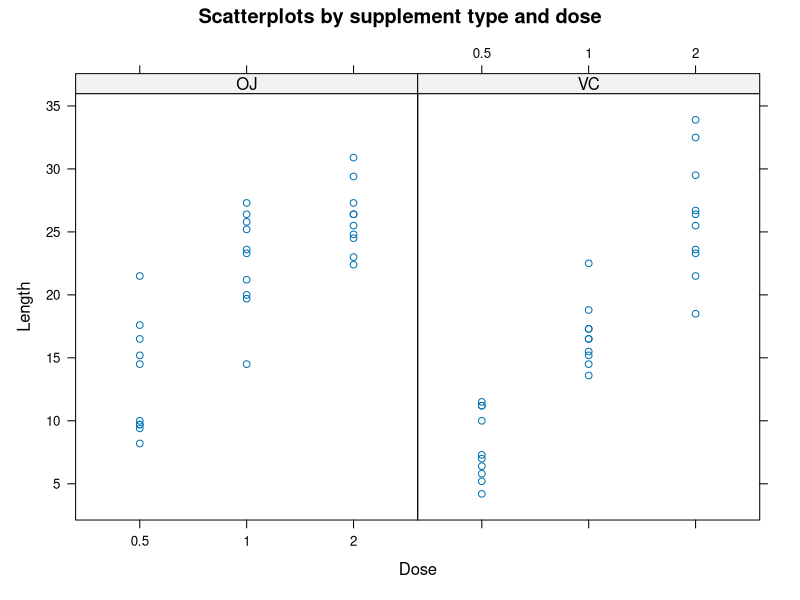
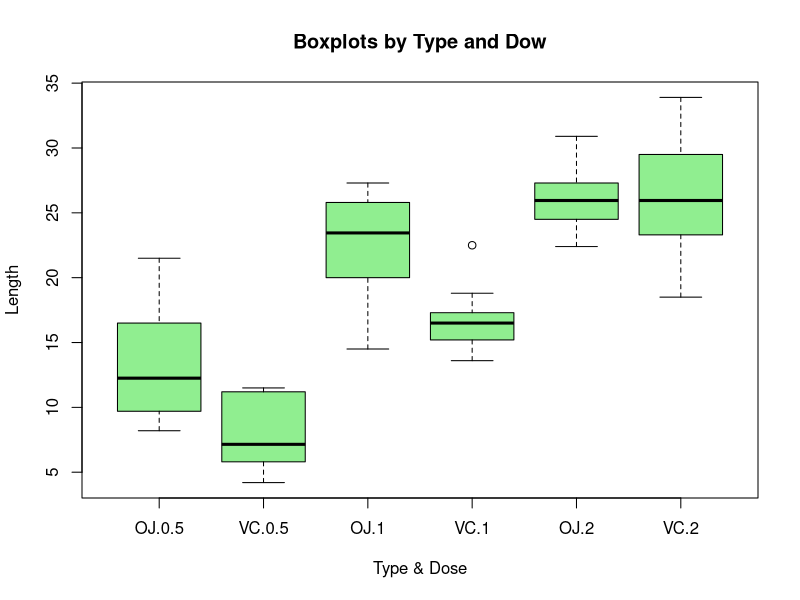

Generate these figures, in order, with R: (Note: this script raises an error after producing the figures.)
## ---- chunk 1
data(ToothGrowth)
ToothGrowth$dose<-as.factor(ToothGrowth$dose)
head(ToothGrowth,3)
str(ToothGrowth)
## ---- chunk 2
library(lattice)
xyplot(len~dose|supp, ToothGrowth,
       main="Scatterplots by supplement type and dose", 
       ylab="Length", xlab="Dose")
## ---- chunk 3
boxplot(len ~ supp * dose,ToothGrowth, 
        col="lightgreen", ylab="Length", xlab="Type & Dose",main="Boxplots by Type and Dow")
## ---- chunk 4
summary(ToothGrowth)
## ---- chunk 5
summary(ToothGrowth[ToothGrowth$supp=="OJ",])
## ---- chunk 6
summary(ToothGrowth[ToothGrowth$supp=="VC",])
## ---- chunk 7
t.test(len ~supp,ToothGrowth[ToothGrowth$dose==0.5,],paired=FALSE, var.equal=TRUE)
## ---- chunk 8
t.test(len ~supp,ToothGrowth[ToothGrowth$dose==1,],paired=FALSE, var.equal=TRUE)
## ---- chunk 9
t.test(len ~supp,ToothGrowth[ToothGrowth$dose==2,],paired=FALSE, var.equal=TRUE)
## ---- chunk 10
t.test(len ~dose,ToothGrowth[ToothGrowth$dose!=0.5,],paired=FALSE, var.equal=TRUE)
## ---- chunk 11
t.test(len ~dose,ToothGrowth[ToothGrowth$dose!=2,],paired=FALSE, var.equal=TRUE)
